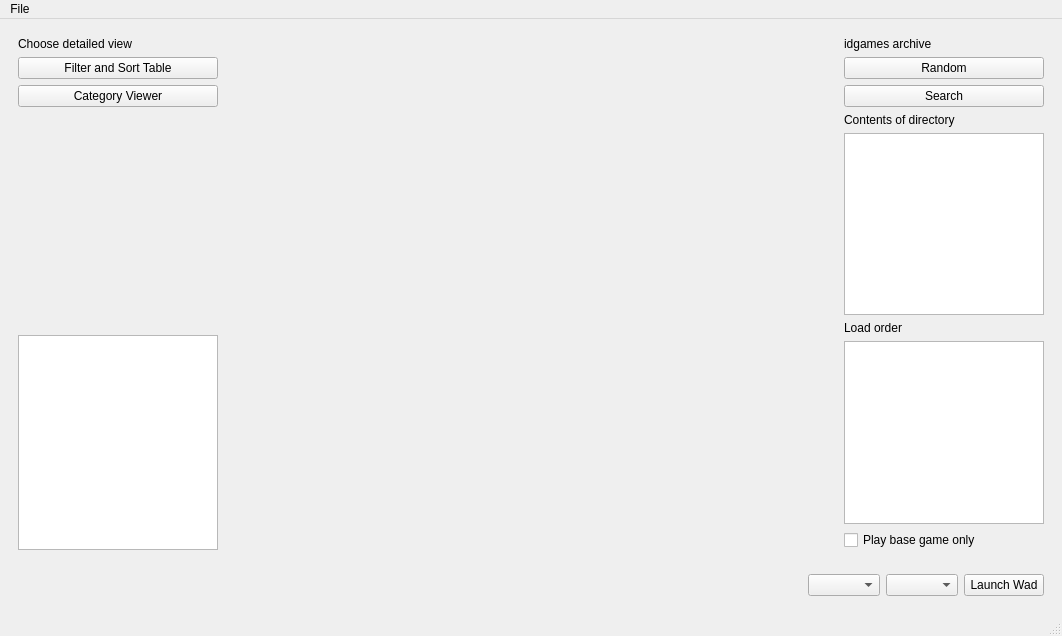
<?xml version="1.0" encoding="UTF-8"?>
<ui version="4.0">
 <class>MainWindow</class>
 <widget class="QMainWindow" name="MainWindow">
  <property name="geometry">
   <rect>
    <x>0</x>
    <y>0</y>
    <width>1062</width>
    <height>636</height>
   </rect>
  </property>
  <property name="windowTitle">
   <string>MainWindow</string>
  </property>
  <widget class="QWidget" name="centralwidget">
   <layout class="QVBoxLayout" name="verticalLayout_2">
    <item>
     <layout class="QHBoxLayout" name="horizontalLayout_2">
      <property name="leftMargin">
       <number>9</number>
      </property>
      <property name="topMargin">
       <number>9</number>
      </property>
      <property name="rightMargin">
       <number>9</number>
      </property>
      <property name="bottomMargin">
       <number>9</number>
      </property>
      <item>
       <layout class="QVBoxLayout" name="wads">
        <property name="sizeConstraint">
         <enum>QLayout::SetMaximumSize</enum>
        </property>
        <property name="rightMargin">
         <number>0</number>
        </property>
        <item>
         <layout class="QVBoxLayout" name="sidebar_wadsview">
          <property name="topMargin">
           <number>0</number>
          </property>
          <item>
           <widget class="QLabel" name="label_15">
            <property name="sizePolicy">
             <sizepolicy hsizetype="Fixed" vsizetype="Fixed">
              <horstretch>0</horstretch>
              <verstretch>0</verstretch>
             </sizepolicy>
            </property>
            <property name="minimumSize">
             <size>
              <width>200</width>
              <height>0</height>
             </size>
            </property>
            <property name="text">
             <string>Choose detailed view</string>
            </property>
           </widget>
          </item>
          <item>
           <widget class="QPushButton" name="sidebar_wadsview_table">
            <property name="text">
             <string>Filter and Sort Table</string>
            </property>
           </widget>
          </item>
          <item>
           <widget class="QPushButton" name="sidebar_wadsview_tree">
            <property name="text">
             <string>Category Viewer</string>
            </property>
           </widget>
          </item>
         </layout>
        </item>
        <item>
         <widget class="QWidget" name="wad_info" native="true">
          <property name="sizePolicy">
           <sizepolicy hsizetype="Preferred" vsizetype="Expanding">
            <horstretch>0</horstretch>
            <verstretch>0</verstretch>
           </sizepolicy>
          </property>
          <layout class="QVBoxLayout" name="verticalLayout_4"/>
         </widget>
        </item>
        <item>
         <widget class="QListView" name="wad_list">
          <property name="sizePolicy">
           <sizepolicy hsizetype="Preferred" vsizetype="Expanding">
            <horstretch>0</horstretch>
            <verstretch>0</verstretch>
           </sizepolicy>
          </property>
          <property name="maximumSize">
           <size>
            <width>200</width>
            <height>16777215</height>
           </size>
          </property>
         </widget>
        </item>
       </layout>
      </item>
      <item>
       <widget class="QStackedWidget" name="main_stack">
        <property name="currentIndex">
         <number>-1</number>
        </property>
       </widget>
      </item>
      <item>
       <widget class="QWidget" name="sidebar" native="true">
        <property name="maximumSize">
         <size>
          <width>200</width>
          <height>16777215</height>
         </size>
        </property>
        <layout class="QVBoxLayout" name="verticalLayout">
         <property name="sizeConstraint">
          <enum>QLayout::SetDefaultConstraint</enum>
         </property>
         <property name="leftMargin">
          <number>0</number>
         </property>
         <property name="topMargin">
          <number>0</number>
         </property>
         <property name="rightMargin">
          <number>0</number>
         </property>
         <property name="bottomMargin">
          <number>0</number>
         </property>
         <item>
          <widget class="QWidget" name="sidebar_idgames" native="true">
           <property name="minimumSize">
            <size>
             <width>0</width>
             <height>0</height>
            </size>
           </property>
           <layout class="QVBoxLayout" name="verticalLayout_3">
            <property name="leftMargin">
             <number>0</number>
            </property>
            <property name="topMargin">
             <number>0</number>
            </property>
            <property name="rightMargin">
             <number>0</number>
            </property>
            <property name="bottomMargin">
             <number>0</number>
            </property>
            <item>
             <widget class="QLabel" name="sidebar_idgames_label">
              <property name="text">
               <string>idgames archive</string>
              </property>
             </widget>
            </item>
            <item>
             <widget class="QPushButton" name="sidebar_idgames_random">
              <property name="text">
               <string>Random</string>
              </property>
             </widget>
            </item>
            <item>
             <widget class="QPushButton" name="sidebar_idgames_search">
              <property name="text">
               <string>Search</string>
              </property>
             </widget>
            </item>
           </layout>
          </widget>
         </item>
         <item>
          <widget class="QLabel" name="sidebar_waddir_label">
           <property name="text">
            <string>Contents of directory</string>
           </property>
          </widget>
         </item>
         <item>
          <widget class="QTreeView" name="sidebar_waddir">
           <property name="sizePolicy">
            <sizepolicy hsizetype="Fixed" vsizetype="Expanding">
             <horstretch>0</horstretch>
             <verstretch>0</verstretch>
            </sizepolicy>
           </property>
           <property name="maximumSize">
            <size>
             <width>16777215</width>
             <height>16777215</height>
            </size>
           </property>
           <property name="headerHidden">
            <bool>true</bool>
           </property>
          </widget>
         </item>
         <item>
          <widget class="QLabel" name="label">
           <property name="text">
            <string>Load order</string>
           </property>
          </widget>
         </item>
         <item>
          <widget class="QListView" name="sidebar_loadorder">
           <property name="dragEnabled">
            <bool>true</bool>
           </property>
           <property name="dragDropMode">
            <enum>QAbstractItemView::InternalMove</enum>
           </property>
          </widget>
         </item>
         <item>
          <widget class="QCheckBox" name="sidebar_iwad_only">
           <property name="text">
            <string>Play base game only</string>
           </property>
          </widget>
         </item>
        </layout>
       </widget>
      </item>
     </layout>
    </item>
    <item>
     <widget class="QWidget" name="launchbar" native="true">
      <layout class="QHBoxLayout" name="horizontalLayout">
       <item>
        <widget class="QLabel" name="launchbar_selected_wad">
         <property name="text">
          <string/>
         </property>
        </widget>
       </item>
       <item>
        <spacer name="horizontalSpacer">
         <property name="orientation">
          <enum>Qt::Horizontal</enum>
         </property>
         <property name="sizeHint" stdset="0">
          <size>
           <width>40</width>
           <height>20</height>
          </size>
         </property>
        </spacer>
       </item>
       <item>
        <widget class="QComboBox" name="launchbar_iwad_selector"/>
       </item>
       <item>
        <widget class="QComboBox" name="launchbar_source_port_selector"/>
       </item>
       <item>
        <widget class="QPushButton" name="launchbar_launch_button">
         <property name="text">
          <string>Launch Wad</string>
         </property>
        </widget>
       </item>
      </layout>
     </widget>
    </item>
   </layout>
  </widget>
  <widget class="QMenuBar" name="menubar">
   <property name="geometry">
    <rect>
     <x>0</x>
     <y>0</y>
     <width>1062</width>
     <height>21</height>
    </rect>
   </property>
   <widget class="QMenu" name="action_file">
    <property name="title">
     <string>File</string>
    </property>
    <addaction name="action_file_import_zip"/>
   </widget>
   <addaction name="action_file"/>
  </widget>
  <widget class="QStatusBar" name="statusbar"/>
  <action name="action_file_import_zip">
   <property name="checkable">
    <bool>false</bool>
   </property>
   <property name="text">
    <string>import zip(s)</string>
   </property>
  </action>
 </widget>
 <resources/>
 <connections/>
</ui>
